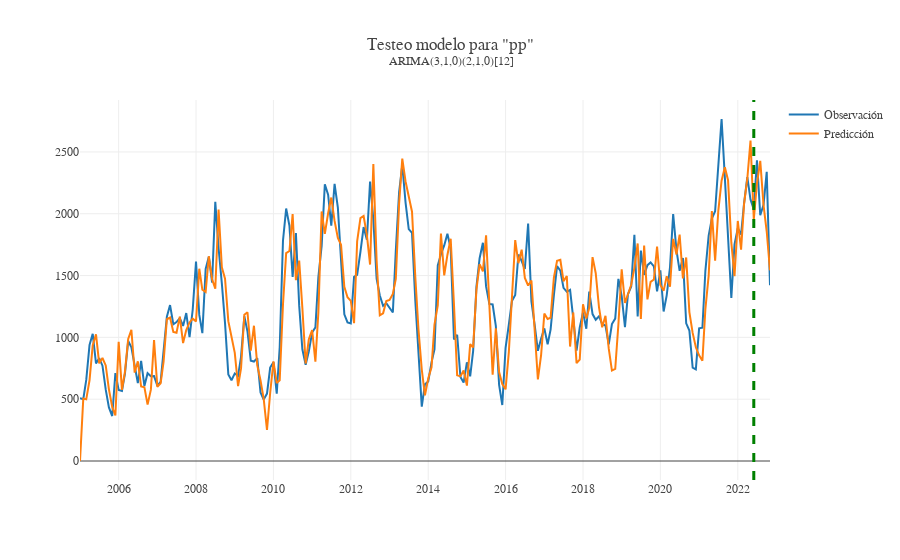

Notebook code for this chart:
### Code cell
forecast, confint = model.predict(n_periods=6, return_conf_int=True)

obs_pred_df = pd.DataFrame({"observado":train_df["pp"],
                            "prediccion": pd.concat([model.fittedvalues(), forecast])})
plot_predicc_obs_exog = go.Figure()
# plot_predicc_obs_exog.add_trace(go.Scatter(x=obs_pred_df.index, y = obs_pred_df["observado"], name = "Observación"))
plot_predicc_obs_exog.add_trace(go.Scatter(x=test_df.index, y = test_df["pp"], name = "Observación"))
plot_predicc_obs_exog.add_trace(go.Scatter(x=obs_pred_df.index, y = obs_pred_df["prediccion"], name = "Predicción"))
plot_predicc_obs_exog.add_vline(x = obs_pred_df.index[-6], line_width=3, line_dash="dash", line_color="green")
plot_predicc_obs_exog.update_layout(template = None, title_text =f"Testeo modelo para \"pp\"<br><sup>{model}",
font_family = "georgia")
plot_predicc_obs_exog.show()

### Figure 1 — Plotly figure (JSON) as saved in the notebook; plotly's stock layout.template omitted (floating-point values rounded to 4 significant figures; data arrays with more than 128 entries replaced by an {"elided": "..."} marker saying what was removed)
{"data": [{"name": "Observación", "type": "scatter", "x": {"elided": "215 str values"}, "y": {"elided": "215 float values"}}, {"name": "Predicción", "type": "scatter", "x": {"elided": "215 str values"}, "y": {"elided": "215 float values"}}], "layout": {"font": {"family": "georgia"}, "shapes": [{"line": {"color": "green", "dash": "dash", "width": 3}, "type": "line", "x0": "2022-06-01T00:00:00", "x1": "2022-06-01T00:00:00", "xref": "x", "y0": 0, "y1": 1, "yref": "y domain"}], "title": {"text": "Testeo modelo para \"pp\"<br><sup> ARIMA(3,1,0)(2,1,0)[12]          "}}}
